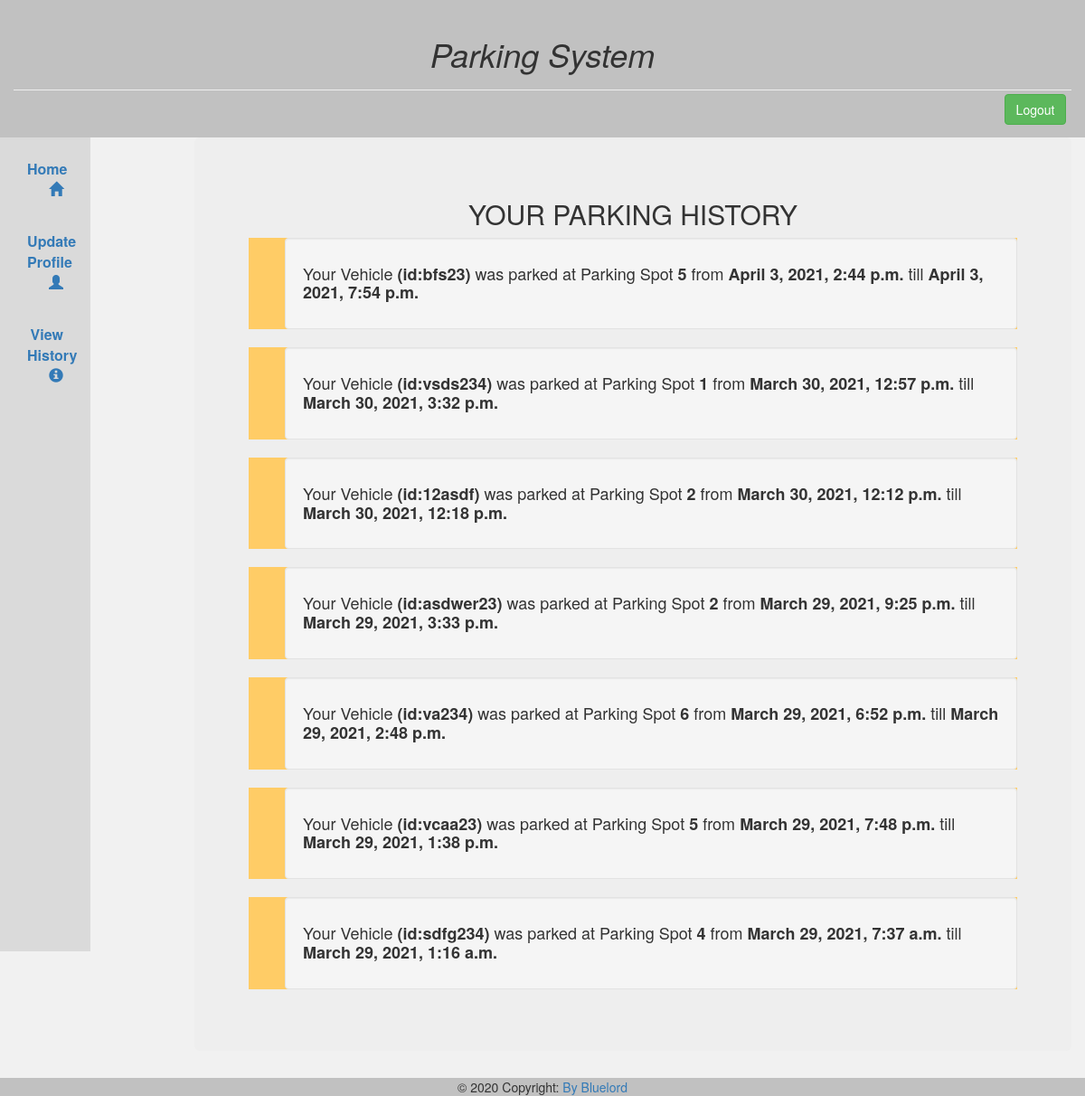
The app's page /parkhistory (signed in), older data.
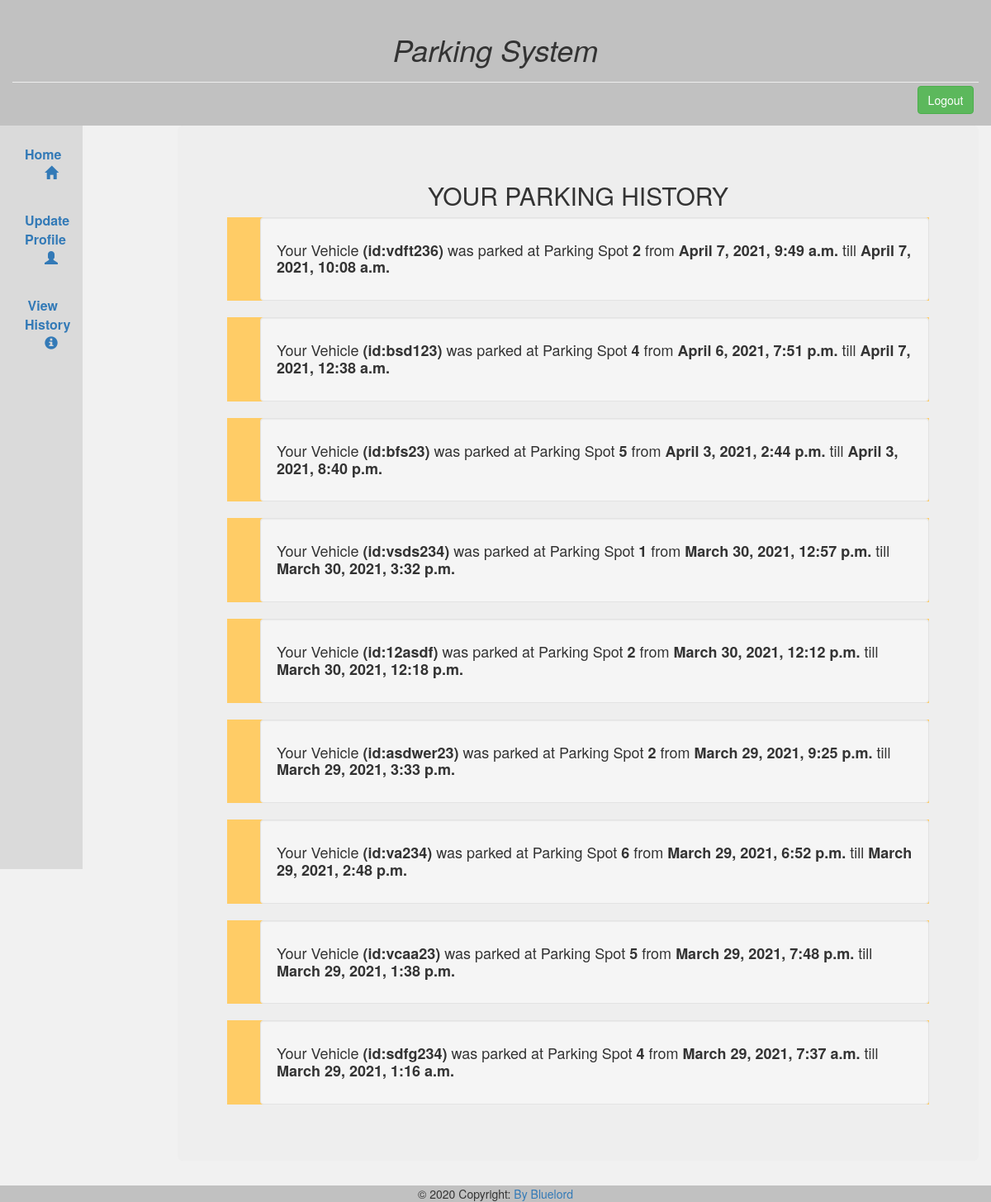
The same page, newer data.
### parking/models.py (models this page shows, shortened)
class ParkingInfo(models.Model):
    userid= models.ForeignKey(settings.AUTH_USER_MODEL, on_delete=models.CASCADE)
    slotid= models.ForeignKey(ParkingSpot,on_delete=models.CASCADE)
    stime= models.DateTimeField()
    etime = models.DateTimeField(null=True,blank=True)
    vehicleid=models.CharField(max_length=50)
    isactive=models.BooleanField()
    notifid=models.IntegerField()

class ParkingSpot(models.Model):
    isoccupied = models.BooleanField()
    directions = models.TextField(max_length=150)
    destination=models.CharField(max_length=30,null=True,blank=True)

### parking/views.py (the view)
# urls.py: path('parkhistory',views.parkhistory,name='parkhistory'),
def parkhistory(request):
    uid=request.user
    histry=ParkingInfo.objects.filter(userid=uid).order_by('-id')
    return render(request,'uhistory.html',{'histry':histry})

### templates/uhistory.html (shortened to what this page needs)
{% extends 'mainbase.html' %}
{% block content %}
<div class="jumbotron ">
<h2> YOUR PARKING HISTORY</h2>
<div class="text-left">
{% for i in histry%}
<ul style="list-style:none; background-color:rgb(255, 204, 102);">
    <li class="well"><h4>   Your Vehicle <strong>(id:{{i.vehicleid}})</strong> was parked at Parking Spot <strong>{{i.slotid.id}} </strong>from  <strong>{{i.stime}}  </strong>{% if i.etime != None%}
     till <strong>  {{i.etime}}</strong>
    {% endif %}</h4></li>
    </ul>
{% endfor %}
</div>
</div>
{% endblock %}

### templates/mainbase.html (shortened to what this page needs)
{% if user.is_authenticated %}
<!DOCTYPE html>
<html lang="en">
<head>
  <link rel="stylesheet" href="https://maxcdn.bootstrapcdn.com/bootstrap/3.4.1/css/bootstrap.min.css">
</head>
<body>
  <div class="container-fluid col-lg-12 " style="background-color: rgba(0, 0, 0, 0.2);" >
  <header class=" text-center page-header" >
    <h1 style="font-style: italic;">Parking System</h1>
    <a class="btn btn-success"style="float:right; margin:1em 0.4em 1em;"  href="../accounts/logout">Logout</a>
  </header>
  </div>
<div class="container-fluid">
  <div class="row content">
    <div class="col-sm-1 sidenav hidden-xs" style="background-color:#dadada; font-color:white; ">
      <ul class="nav nav-pills nav-stacked">
<li><a href="{% url 'home' %}">Home <span class="glyphicon glyphicon-home"></span></a></li>
        <li><a href="{% url 'update' %}">Update Profile <span class="glyphicon glyphicon-user"></span></a></li>
        <li><a href="{% url 'parkhistory' %}">View History <span class="glyphicon glyphicon-info-sign"></span></a></li>
      </ul><br>
    </div>
    <br>
    <div class="col-sm-1"></div>
    <div class="col-sm-10 text-center">
      {% block content %}
      {% endblock %}
    </div>
  </div>
</div>
<footer class="fluid-container bg-light text-center text-lg-start">
  <div class="text-center p-3" style="background-color: rgba(0, 0, 0, 0.2);">
    © 2020 Copyright:
    <a class="text-dark" href="#">By Bluelord</a>
  </div>
</footer>
</body>
</html>
{% else %}
<h1>Forbidden! Login to access page.</h1>
{% endif %}

### templates/mainbase.html (style rules this page uses)
body { background-color: #f1f1f1;; }
.row.content { height: 550px }
.sidenav { background-color: #f1f1f1; min-height: 900px; box-sizing:border-box; }
.sidenav a { font-size: medium; font-weight:bold; text-align: right; padding-top: 0.9em; margin-top: 0.9em; }

Row changes from the older to the newer data that the page shows:
added ParkingInfo: vehicleid "vdft236", slotid.id "2", stime "April 7, 2021, 9:49 a.m.", etime "April 7, 2021, 10:08 a.m."
added ParkingInfo: vehicleid "bsd123", slotid.id "4", stime "April 6, 2021, 7:51 p.m.", etime "April 7, 2021, 12:38 a.m."
changed ParkingInfo "bfs23": etime "April 3, 2021, 7:54 p.m." → "April 3, 2021, 8:40 p.m."
